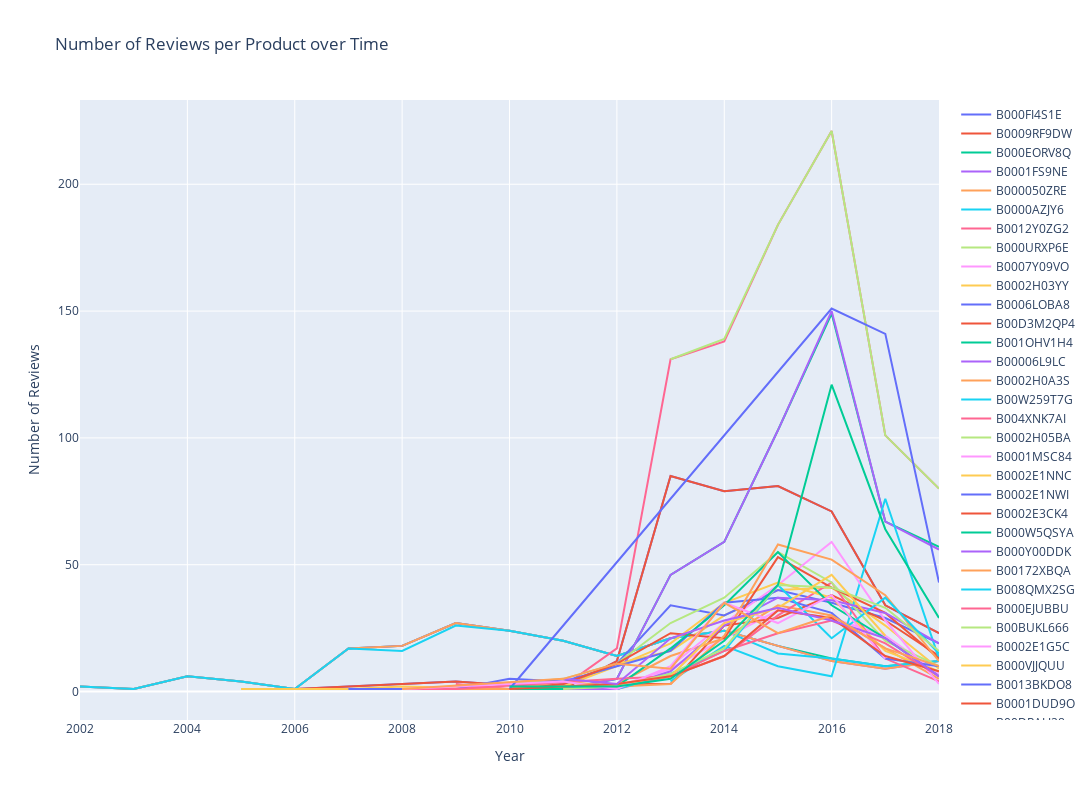

Here is the notebook cell this chart was saved with:
### Code cell
import plotly.graph_objects as go

fig = go.Figure()

for i, id in enumerate(asin):
    fig.add_trace(go.Scatter(x=prod_year_count[prod_year_count.asin==id].reviewYear,
                             y=prod_year_count[prod_year_count.asin==id].count_rev,
                             mode='lines',
                             name=id))
    last_count = prod_year_count[prod_year_count.asin==id].count_rev.iloc[-1]

fig.update_layout(
    title="Number of Reviews per Product over Time",
    xaxis=dict(title="Year"),
    yaxis=dict(title="Number of Reviews"),
    hovermode="x",
    height=800,  # Set the height of the figure (in pixels)
    width=1500   # Set the width of the figure (in pixels)
)

fig.show()

### Figure 1 — Plotly figure (JSON) as saved in the notebook; plotly's stock layout.template omitted (floating-point values rounded to 4 significant figures)
{"data": [{"mode": "lines", "name": "B000FI4S1E", "type": "scatter", "x": [2006, 2009, 2011, 2012, 2013, 2014, 2015, 2016, 2017, 2018], "y": [1, 4, 1, 12, 85, 79, 81, 71, 34, 23]}, {"mode": "lines", "name": "B0009RF9DW", "type": "scatter", "x": [2006, 2009, 2011, 2012, 2013, 2014, 2015, 2016, 2017, 2018], "y": [1, 4, 1, 12, 85, 79, 81, 71, 34, 23]}, {"mode": "lines", "name": "B000EORV8Q", "type": "scatter", "x": [2002, 2003, 2004, 2005, 2006, 2007, 2008, 2009, 2010, 2011, 2012, 2013, 2014, 2015, 2016, 2017, 2018], "y": [2, 1, 6, 4, 1, 17, 18, 27, 24, 20, 14, 21, 24, 18, 13, 10, 12]}, {"mode": "lines", "name": "B0001FS9NE", "type": "scatter", "x": [2002, 2003, 2004, 2005, 2006, 2007, 2008, 2009, 2010, 2011, 2012, 2013, 2014, 2015, 2016, 2017, 2018], "y": [2, 1, 6, 4, 1, 17, 18, 27, 24, 20, 14, 21, 24, 18, 12, 9, 12]}, {"mode": "lines", "name": "B000050ZRE", "type": "scatter", "x": [2002, 2003, 2004, 2005, 2006, 2007, 2008, 2009, 2010, 2011, 2012, 2013, 2014, 2015, 2016, 2017, 2018], "y": [2, 1, 6, 4, 1, 17, 18, 27, 24, 20, 14, 21, 24, 18, 12, 9, 12]}, {"mode": "lines", "name": "B0000AZJY6", "type": "scatter", "x": [2002, 2003, 2004, 2005, 2006, 2007, 2008, 2009, 2010, 2011, 2012, 2013, 2014, 2015, 2016, 2017, 2018], "y": [2, 1, 6, 4, 1, 17, 16, 26, 24, 20, 14, 21, 24, 15, 13, 10, 12]}, {"mode": "lines", "name": "B0012Y0ZG2", "type": "scatter", "x": [2009, 2010, 2011, 2012, 2013, 2014, 2015, 2016, 2017, 2018], "y": [3, 1, 2, 17, 131, 138, 184, 221, 101, 80]}, {"mode": "lines", "name": "B000URXP6E", "type": "scatter", "x": [2013, 2014, 2015, 2016, 2017, 2018], "y": [131, 139, 184, 221, 101, 80]}, {"mode": "lines", "name": "B0007Y09VO", "type": "scatter", "x": [2011, 2012, 2013, 2014, 2015, 2016, 2017, 2018], "y": [2, 2, 9, 21, 32, 29, 22, 7]}, {"mode": "lines", "name": "B0002H03YY", "type": "scatter", "x": [2005, 2006, 2010, 2011, 2012, 2013, 2014, 2015, 2016, 2017, 2018], "y": [1, 1, 1, 3, 11, 16, 30, 40, 41, 26, 9]}, {"mode": "lines", "name": "B0006LOBA8", "type": "scatter", "x": [2010, 2011, 2012, 2013, 2014, 2015, 2016, 2017, 2018], "y": [1, 3, 11, 34, 30, 40, 35, 29, 19]}, {"mode": "lines", "name": "B00D3M2QP4", "type": "scatter", "x": [2010, 2012, 2013, 2014, 2015, 2016, 2017, 2018], "y": [1, 3, 3, 26, 29, 38, 28, 14]}, {"mode": "lines", "name": "B001OHV1H4", "type": "scatter", "x": [2010, 2011, 2012, 2013, 2014, 2015, 2016, 2017, 2018], "y": [1, 1, 5, 46, 59, 103, 149, 67, 57]}, {"mode": "lines", "name": "B00006L9LC", "type": "scatter", "x": [2010, 2011, 2012, 2013, 2014, 2015, 2016, 2017, 2018], "y": [1, 1, 5, 46, 59, 103, 150, 67, 56]}, {"mode": "lines", "name": "B0002H0A3S", "type": "scatter", "x": [2008, 2010, 2011, 2012, 2013, 2014, 2015, 2016, 2017, 2018], "y": [1, 1, 2, 3, 14, 21, 34, 30, 17, 5]}, {"mode": "lines", "name": "B00W259T7G", "type": "scatter", "x": [2013, 2014, 2015, 2016, 2017, 2018], "y": [4, 18, 10, 6, 76, 13]}, {"mode": "lines", "name": "B004XNK7AI", "type": "scatter", "x": [2012, 2013, 2014, 2015, 2016, 2017, 2018], "y": [1, 6, 14, 30, 43, 13, 4]}, {"mode": "lines", "name": "B0002H05BA", "type": "scatter", "x": [2010, 2011, 2012, 2013, 2014, 2015, 2016, 2017, 2018], "y": [3, 5, 11, 27, 37, 55, 43, 20, 10]}, {"mode": "lines", "name": "B0001MSC84", "type": "scatter", "x": [2013, 2014, 2015, 2016, 2017, 2018], "y": [10, 27, 42, 59, 28, 3]}, {"mode": "lines", "name": "B0002E1NNC", "type": "scatter", "x": [2007, 2008, 2010, 2011, 2012, 2013, 2014, 2015, 2016, 2017, 2018], "y": [1, 2, 1, 2, 10, 19, 35, 43, 37, 16, 8]}, {"mode": "lines", "name": "B0002E1NWI", "type": "scatter", "x": [2007, 2008, 2009, 2010, 2011, 2012, 2013, 2014, 2015, 2016, 2017, 2018], "y": [1, 1, 1, 5, 4, 10, 16, 35, 37, 31, 13, 10]}, {"mode": "lines", "name": "B0002E3CK4", "type": "scatter", "x": [2010, 2011, 2012, 2013, 2014, 2015, 2016, 2017, 2018], "y": [1, 3, 11, 23, 21, 53, 41, 31, 13]}, {"mode": "lines", "name": "B000W5QSYA", "type": "scatter", "x": [2009, 2011, 2012, 2013, 2014, 2015, 2016, 2017, 2018], "y": [1, 1, 2, 17, 34, 55, 34, 21, 6]}, {"mode": "lines", "name": "B000Y00DDK", "type": "scatter", "x": [2011, 2012, 2013, 2014, 2015, 2016, 2017, 2018], "y": [1, 1, 8, 26, 37, 36, 31, 19]}, {"mode": "lines", "name": "B00172XBQA", "type": "scatter", "x": [2009, 2010, 2011, 2012, 2013, 2014, 2015, 2016, 2017, 2018], "y": [1, 1, 4, 2, 3, 22, 58, 52, 38, 12]}, {"mode": "lines", "name": "B008QMX2SG", "type": "scatter", "x": [2012, 2013, 2014, 2015, 2016, 2017, 2018], "y": [1, 7, 16, 42, 21, 37, 15]}, {"mode": "lines", "name": "B000EJUBBU", "type": "scatter", "x": [2008, 2009, 2012, 2013, 2014, 2015, 2016, 2017, 2018], "y": [1, 1, 5, 6, 16, 23, 28, 19, 6]}, {"mode": "lines", "name": "B00BUKL666", "type": "scatter", "x": [2011, 2012, 2013, 2014, 2015, 2016, 2017, 2018], "y": [1, 2, 7, 17, 42, 41, 33, 16]}, {"mode": "lines", "name": "B0002E1G5C", "type": "scatter", "x": [2008, 2010, 2011, 2012, 2013, 2014, 2015, 2016, 2017], "y": [1, 3, 4, 1, 10, 35, 27, 38, 13]}, {"mode": "lines", "name": "B000VJJQUU", "type": "scatter", "x": [2011, 2012, 2013, 2014, 2015, 2016, 2017], "y": [2, 3, 6, 27, 33, 46, 22]}, {"mode": "lines", "name": "B0013BKDO8", "type": "scatter", "x": [2010, 2016, 2017, 2018], "y": [1, 151, 141, 43]}, {"mode": "lines", "name": "B0001DUD9O", "type": "scatter", "x": [2010, 2012, 2013, 2014, 2015, 2016, 2017, 2018], "y": [1, 3, 6, 14, 32, 29, 14, 8]}, {"mode": "lines", "name": "B00DRALJ28", "type": "scatter", "x": [2010, 2012, 2013, 2014, 2015, 2016, 2017, 2018], "y": [2, 2, 5, 20, 42, 121, 64, 29]}, {"mode": "lines", "name": "B0013MVJPY", "type": "scatter", "x": [2011, 2012, 2013, 2014, 2015, 2016, 2017, 2018], "y": [5, 3, 21, 28, 33, 28, 21, 6]}, {"mode": "lines", "name": "B0012NV9NQ", "type": "scatter", "x": [2008, 2011, 2012, 2013, 2014, 2015, 2016, 2017, 2018], "y": [1, 5, 11, 9, 35, 23, 30, 17, 10]}], "layout": {"height": 800, "hovermode": "x", "title": {"text": "Number of Reviews per Product over Time"}, "width": 1500, "xaxis": {"title": {"text": "Year"}}, "yaxis": {"title": {"text": "Number of Reviews"}}}}
